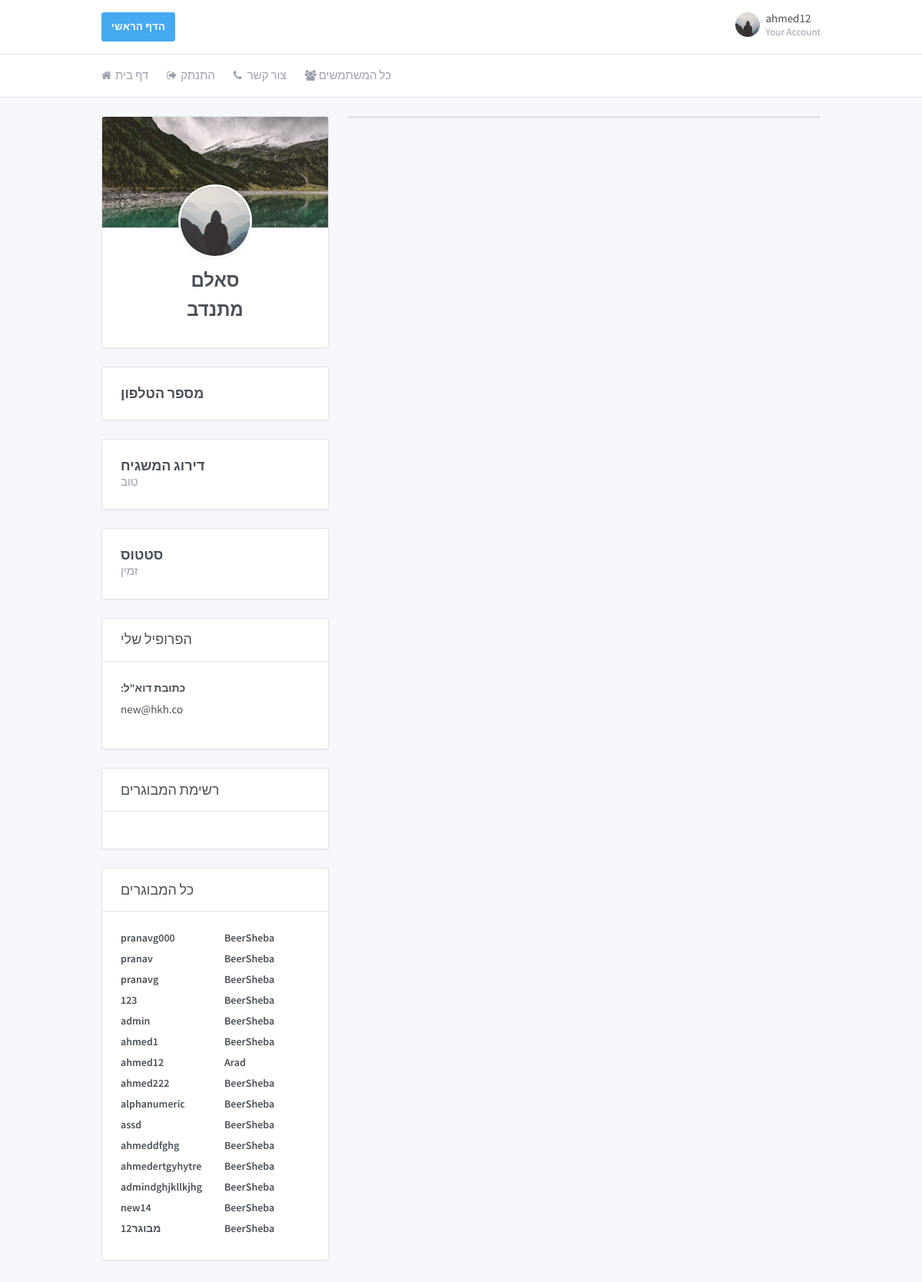
Screenshot of /profile/סאלם/ (signed in) with the database file from the repository.
### core/models.py (models this page shows, shortened)
class Profile(models.Model):
    user = models.OneToOneField(User, on_delete=models.CASCADE)
    profile_photo = models.FileField(default='default.jpg', upload_to='profile_photos')
    status_info = models.CharField(max_length=10, choices=Status_Info_CHOICES, default='זמין')
    is_volunteer = models.BooleanField(default=False)
    is_active = models.BooleanField(default=True)
    phone_regex = RegexValidator(regex=r'^\+?1?\d{9,10}$',
                                 message="Phone number must be entered in the format: '+0000000000'")
    phone_number = models.CharField(validators=[phone_regex], max_length=10, blank=True)
    gender = models.CharField(max_length=10, choices=GENDER_CHOICES, default='זכר')
    address = models.CharField(max_length=40, choices=ADDRESS_CHOICES, default='BeerSheba')
    rating = models.CharField(max_length=10, choices=Rating_CHOICES, default='good')

### core/views.py (called while the page is built)
def get_all_volunteers():
    result = list()
    users_list = Profile.objects.all()
    for user_item in users_list:
        if getattr(user_item, "is_volunteer"):
            result.append(user_item)
    return result

def get_all_available_volunteers(request):
    context = {}
    context.update({'all_volunteers': get_all_volunteers()})
    return render(request, 'core/available_profiles.html', context)

def get_all_volunteers_gender(request):
    context = {}
    context.update({'all_volunteers': get_all_volunteers()})
    return render(request, 'core/profiles_gender.html', context)

def get_all_elderly():
    result = list()
    users_list = Profile.objects.all()
    for user_item in users_list:
        if not getattr(user_item, "is_volunteer"):
            result.append(user_item)
    return result

### core/templates/core/available_profiles.html (shortened to what this page needs)
{%load static %}
{% load crispy_forms_tags %}

### core/templates/core/profile.html (shortened to what this page needs)
{%load static %}
{% load crispy_forms_tags %}
<!doctype html>
<html dir="ltr" lang="en">
<head>
    <link href="https://maxcdn.bootstrapcdn.com/font-awesome/4.7.0/css/font-awesome.min.css" rel="stylesheet">
    <link href="{%static 'core/dashboard.css'%}" rel="stylesheet"/>
</head>
<body>
<div class="page">
    <div class="page-main">
        <div class="header py-4">
            <div class="container">
                <div class="d-flex">
                    <a type="button" class="btn btn-info" href="{%url 'home'%}">הדף הראשי</a>
                    <div class="d-flex order-lg-2 ml-auto">
                        <div class="dropdown">
                            <a class="nav-link pr-0 leading-none" data-toggle="dropdown"
                               href="{%url 'profile' user.username%}">
                                <span class="avatar"
                                      style="background-image: url({{user.profile.profile_photo.url}})"></span>
                                <span class="ml-2 d-none d-lg-block">
                      <span class="text-default">{{user.username}}</span>
                      <small class="text-muted d-block mt-1">Your Account</small>
                    </span>
                            </a>
                        </div>
                    </div>
                </div>
            </div>
        </div>
        <div class="header collapse d-lg-flex p-0" id="headerMenuCollapse">
            <div class="container">
                <div class="row align-items-center">
                    <div class="col-lg order-lg-first">
                        <ul class="nav nav-tabs border-0 flex-column flex-lg-row">
                            <li class="nav-item">
                                <a class="nav-link" href="{%url 'home'%}"><i class="fa fa-home"></i> דף בית</a>
                            </li>
                            <li class="nav-item">
                                <a class="nav-link" href="{%url 'logout'%}"><i class="fa fa-sign-out"></i> התנתק </a>
                            </li>
                            <li class="nav-item">
                                <a class="nav-link" href="/contact_us/"><i class="fa fa-phone"></i> צור קשר </a>
                            </li>
                            <li class="nav-item">
                                <a class="nav-link" href="/all_profiles/"><i class="fa fa-users"></i> כל המשתמשים </a>
                            </li>
                        </ul>
                    </div>
                </div>
            </div>
        </div>
        <div class="my-3 my-md-5">
            <div class="container">
                <div class="row">
                    <div class="col-lg-4">
                        <div class="card card-profile">
                            <div class="card-header"
                                 style="background-image: url({%static 'core/images/default_card_background.jpg'%});"></div>
                            <div class="card-body text-center">
                                <img class="card-profile-img" src="{{person.profile.profile_photo.url}}">
                                <h3 class="mb-3">{{person.username}}</h3>
                                {% if person.profile.is_volunteer %}
                                <h3 class="mb-3">מתנדב </h3>
                                {% else %}
                                <h3 class="mb-3">מבוגר נכבד</h3>
                                {% endif %}
                            </div>
                        </div>
                        <div class="card">
                            <div class="card-body">
                                <div class="media">
                                    <div class="media-body">
                                        <h4 class="m-0">מספר הטלפון</h4>
                                    </div>
                                </div>
                            </div>
                        </div>
                        {% if person.profile.is_volunteer %}
                        <div class="card">
                            <div class="card-body">
                                <div class="media">
                                    <div class="media-body">
                                        <h4 class="m-0">דירוג המשגיח</h4>
                                        <p class="text-muted mb-0">{{person.profile.rating}}</p>
                                    </div>
                                </div>
                            </div>
                        </div>
                        {% endif %}
                        <div class="card">
                            <div class="card-body">
                                <div class="media">
                                    <div class="media-body">
                                        <h4 class="m-0">סטטוס</h4>
                                        <p class="text-muted mb-0">{{person.profile.status_info}}</p>
                                    </div>
                                </div>
                            </div>
                        </div>
                        <div class="card">
                            <div class="card-header">
                                <h3 class="card-title">הפרופיל שלי</h3>
                            </div>
                            <div class="card-body">
                                <div class="row">
                                    <div class="col">
                                        <div class="form-group">
                                            <label class="form-label">:כתובת דוא"ל</label>{{person.email}}
                                        </div>
                                    </div>
                                </div>
                            </div>
                        </div>
                        {% if person.profile.is_volunteer %}
                        <div class="card">
                            <div class="card-header">
                                <h3 class="card-title">רשימת המבוגרים </h3>
                            </div>
                            <div class="card-body">
                            </div>
                        </div>
                        <div class="card">
                            <div class="card-header">
                                <h3 class="card-title">כל המבוגרים</h3>
                            </div>
                            <div class="card-body">
                                {%for elderly in all_elderly%}
                                <div class="row">
                                    <div class="col">
                                        <a class="text-default"
                                           href="{%url 'profile' elderly.user.username%}"><label
                                                class="form-label">{{elderly.user.username}}</label></a>
                                    </div>
                                    <div class="col">
                                        <a class="text-default"><label
                                                class="form-label">{{elderly.address}}</label></a>
                                    </div>
                                </div>
                                {%endfor%}
                            </div>
                        </div>
                        {% endif %}
                    </div>
                    <div class="col-lg-8">
                        <div class="card">
                        </div>
                    </div>
                </div>
            </div>
        </div>
    </div>
</div>
</body>
</html>

### rows the page displays
Profile: user.username "pranavg000", address "BeerSheba"
Profile: user.username "pranav", address "BeerSheba"
Profile: user.username "pranavg", address "BeerSheba"
Profile: user.username "123", address "BeerSheba"
Profile: user.username "admin", address "BeerSheba"
Profile: user.username "ahmed1", address "BeerSheba"
Profile: user.username "ahmed12", address "Arad"
Profile: user.username "ahmed222", address "BeerSheba"
Profile: user.username "alphanumeric", address "BeerSheba"
Profile: user.username "assd", address "BeerSheba"
Profile: user.username "ahmeddfghg", address "BeerSheba"
Profile: user.username "ahmedertgyhytre", address "BeerSheba"
Profile: user.username "admindghjkllkjhg", address "BeerSheba"
Profile: user.username "new14", address "BeerSheba"
Profile: user.username "מבוגר12", address "BeerSheba"

### other values shown
{{ user.username }} "ahmed12"
{{ person.username }} "סאלם"
{{ person.profile.rating }} "טוב"
{{ person.profile.status_info }} "זמין"
{{ person.email }} "new@hkh.co"
